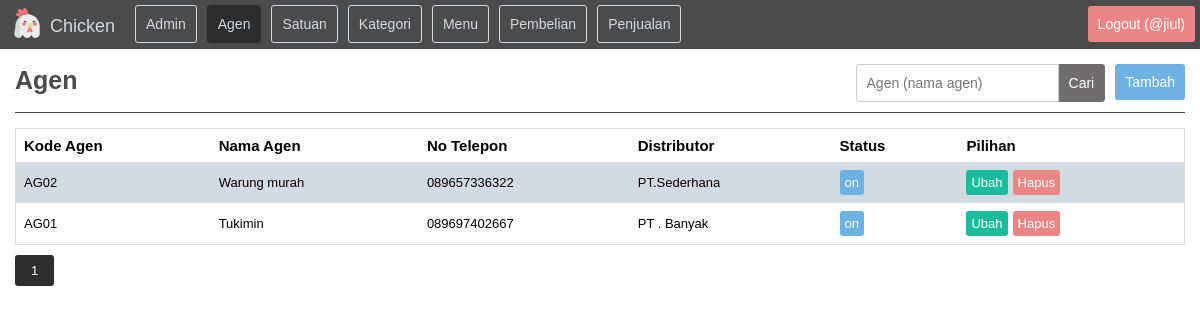
Page /?folder=agen&file=index (signed in) on the committed database.
### tables this page shows
CREATE TABLE `tabel_agen` (
  `kolom_kode_agen` char(4) NOT NULL,
  `kolom_nama_agen` varchar(60) NOT NULL,
  `kolom_telepon_agen` varchar(12) NOT NULL,
  `kolom_distributor` varchar(20) NOT NULL,
  `kolom_status_agen` enum('on','off') NOT NULL
);

### page/agen/index.php (the view, shortened to what this page needs)
<?php
	$pencarian			=	isset($_GET["pencarian"]) ? $_GET["pencarian"] : false;
	if ($pencarian) {
		$url_pencarian 	=	"&pencarian=$pencarian";
		$where 			=	"WHERE kolom_nama_agen LIKE '%$pencarian%'";
	}
	else {
		$url_pencarian 	=	"";
		$where 			=	"";
	}
	$pagination			=	isset($_GET["pagination"]) ? $_GET["pagination"] : 1;
	$data_per_halaman	=	10;
	$mulai_dari 		=	($pagination - 1) * $data_per_halaman;
	$sql				=	mysqli_query($koneksi, 	"
														SELECT * FROM
															tabel_agen
															$where
														ORDER BY
															kolom_kode_agen
														DESC
														LIMIT
															$mulai_dari, $data_per_halaman
													")
													or die ("
														<div class='alert'>
															sql error<br>
															".mysqli_errno($koneksi)." - ".mysqli_error($koneksi)."
														</div>
													");
	$sqlTotal 			=	mysqli_query($koneksi,"SELECT * FROM tabel_agen $where");
?>
<div class="header">
	<h1>Agen</h1>
	<a href="<?php echo base_url."?folder=agen&file=tambah"; ?>" class="tambah">Tambah</a>
	<form method="get" name="formPencarianAgen">
		<button type="submit">Cari</button>
		<input type="text" name="pencarian" value="<?php echo $pencarian; ?>" placeholder="Agen (nama agen)">
	</form>
</div>
<?php if (mysqli_num_rows($sql)==0) { ?>
	<div class="alert">
		Tidak ada data agen
	</div>
<?php } else { ?>
	<div class="table-responsive">
		<table>
			<tr>
				<th>Kode Agen</th>
				<th>Nama Agen</th>
				<th>No Telepon</th>
				<th>Distributor</th>
				<th>Status</th>
				<th>Pilihan</th>
			</tr>
			<?php while ($row = mysqli_fetch_array($sql)) { ?>
				<tr>
					<td><?php echo $row["kolom_kode_agen"]; ?></td>
					<td><?php echo $row["kolom_nama_agen"]; ?></td>
					<td><?php echo $row["kolom_telepon_agen"]; ?></td>
					<td><?php echo $row["kolom_distributor"]; ?></td>
					<td>
						<?php if ($row["kolom_status_agen"]=="on") { ?>
							<div class="status-on">
								on
							</div>
						<?php } else { ?>
							<div class="status-off">
								off
							</div>
						<?php } ?>
					</td>
					<td>
						<a href="<?php echo base_url."?folder=agen&file=ubah&kode_agen=$row[kolom_kode_agen]"; ?>" class="ubah">
							Ubah
						</a>
						<a href="<?php echo base_url."?folder=agen&file=hapus&kode_agen=$row[kolom_kode_agen]"; ?>" class="hapus">
							Hapus
						</a>
					</td>
				</tr>
			<?php } ?>
		</table>
	</div>
	<?php echo pagination($sqlTotal, $data_per_halaman, $pagination, "?folder=agen&file=index$url_pencarian"); ?>
<?php } ?>

### css/style.css (style rules this page uses)
body { margin: 0; padding: 0; font-family: arial; }

### css/main.css (style rules this page uses)
.main .header { overflow: hidden; border-bottom: 1px solid #4b4b4b; }
.main .header h1 { float: left; color: #4b4b4b; font-size: 25px; }
.main .header form { float: right; }
.main .header input[type=text] { padding: 10px; margin: 5px 0px 5px 5px; font-size: 14px; border-top-left-radius: 3px; border-bottom-left-radius: 3px; float: right; position: relative; top: 10px; border: 1px solid #ccc; }
.main .header button { padding: 10px; margin: 5px 5px 5px -1px; font-size: 14px; border-top-right-radius: 3px; border-bottom-right-radius: 3px; float: right; position: relative; top: 10px; border: 1px solid #6f6d6d; cursor: pointer; background-color: #6f6d6d; color: #fff; }
.main .header a { color: #fff; text-align: center; padding: 10px; margin: 5px 0px 5px 5px; text-decoration: none; font-size: 14px; border-radius: 3px; background-color: #6db2e0; float: right; position: relative; top: 10px; }

### css/table.css (style rules this page uses)
.table-responsive { overflow-x: auto; margin-top: 15px; }
table { border-collapse: collapse; border-spacing: 0; width: 100%; border: 1px solid #ddd; }
th, td { text-align: left; padding: 8px; }
th { font-size: 15px; }
td { font-size: 13px; }
tr:nth-child(even) { background-color: #d2dae2; }
table .status-on { background-color: #6db2e0; padding: 5px; color: #fff; float: left; border-radius: 3px; margin-right: 5px; }
table .ubah { text-decoration: none; background-color: #1abc9c; padding: 5px; color: #fff; float: left; border-radius: 3px; margin-right: 5px; }
table .hapus { text-decoration: none; background-color: #ea8685; padding: 5px; color: #fff; float: left; border-radius: 3px; }

### rows in the picture
tabel_agen: kolom_kode_agen "AG02", kolom_nama_agen "Warung murah", kolom_telepon_agen "089657336322", kolom_distributor "PT.Sederhana", kolom_status_agen "on"
tabel_agen: kolom_kode_agen "AG01", kolom_nama_agen "Tukimin", kolom_telepon_agen "089697402667", kolom_distributor "PT . Banyak", kolom_status_agen "on"

### other values in the picture
$session_username "jiul"
